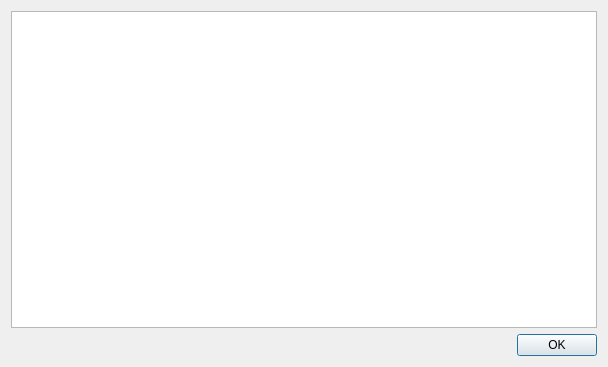
<?xml version="1.0" encoding="UTF-8"?>
<ui version="4.0">
 <class>Dialog</class>
 <widget class="QDialog" name="Dialog">
  <property name="geometry">
   <rect>
    <x>0</x>
    <y>0</y>
    <width>608</width>
    <height>367</height>
   </rect>
  </property>
  <property name="windowTitle">
   <string>Log</string>
  </property>
  <layout class="QVBoxLayout" name="verticalLayout">
   <item>
    <widget class="QTextEdit" name="textEdit">
     <property name="horizontalScrollBarPolicy">
      <enum>Qt::ScrollBarAlwaysOff</enum>
     </property>
     <property name="readOnly">
      <bool>true</bool>
     </property>
    </widget>
   </item>
   <item>
    <widget class="QDialogButtonBox" name="buttonBox">
     <property name="orientation">
      <enum>Qt::Horizontal</enum>
     </property>
     <property name="standardButtons">
      <set>QDialogButtonBox::Ok</set>
     </property>
    </widget>
   </item>
  </layout>
 </widget>
 <resources/>
 <connections>
  <connection>
   <sender>buttonBox</sender>
   <signal>accepted()</signal>
   <receiver>Dialog</receiver>
   <slot>accept()</slot>
   <hints>
    <hint type="sourcelabel">
     <x>248</x>
     <y>254</y>
    </hint>
    <hint type="destinationlabel">
     <x>157</x>
     <y>274</y>
    </hint>
   </hints>
  </connection>
  <connection>
   <sender>buttonBox</sender>
   <signal>rejected()</signal>
   <receiver>Dialog</receiver>
   <slot>reject()</slot>
   <hints>
    <hint type="sourcelabel">
     <x>316</x>
     <y>260</y>
    </hint>
    <hint type="destinationlabel">
     <x>286</x>
     <y>274</y>
    </hint>
   </hints>
  </connection>
 </connections>
</ui>
